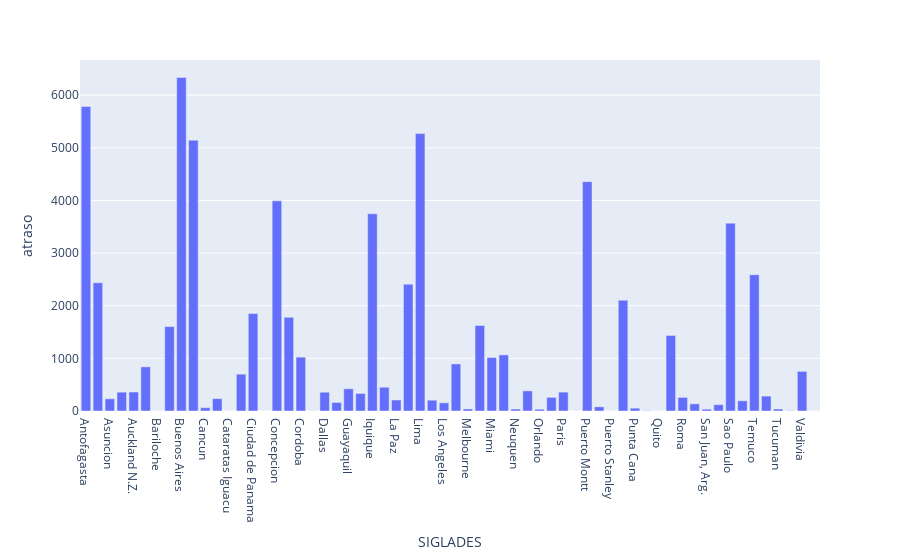
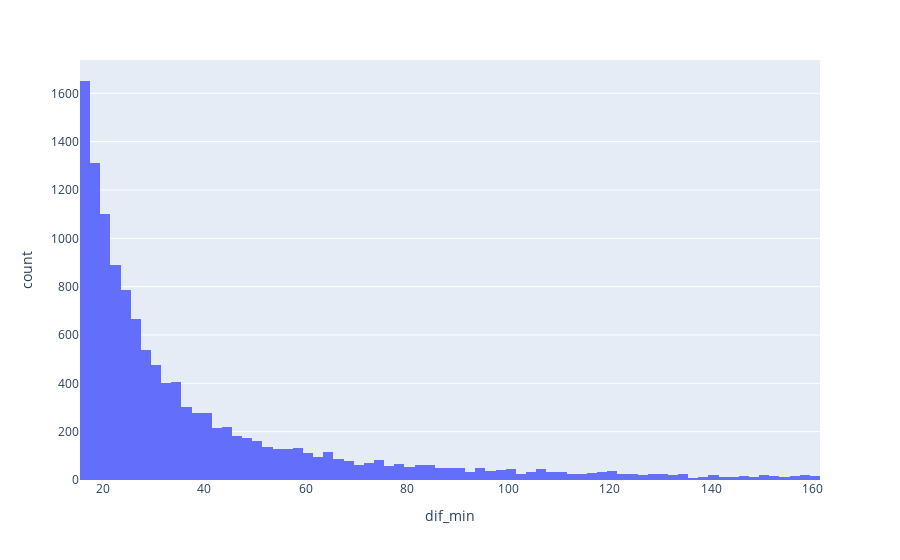

Here is the notebook cell these charts were saved with, in order:
### Code cell
len(ddbb.SIGLADES.unique())
import plotly.express as px
ddbb.SIGLADES.unique()
grou = ddbb.groupby("SIGLADES")["atraso"].count().reset_index()
fig = px.bar(grou, x="SIGLADES", y="atraso")
fig.show()
print(ddbb.atraso.sum()/len(ddbb)*100)


## casi un 19% de los vuelos tienen atrasados en su hora de salida
## un dato relevante seria ver el promedio de los minutos atrasados, para clasificarlos por gravedad, ya que
## no es lo mismo 10 minutos versus 2 horas de atraso de cara al cliente.
## la distribucion de los atrasos tiene una caida exponencial, concetrda mas en los valores menores a 40 min
aux1 = ddbb[ddbb.atraso==1]
fig = px.histogram(aux1, "dif_min")
fig.show()
aux1.describe()

### Figure 1 — Plotly figure (JSON) as saved in the notebook; plotly's stock layout.template omitted (floating-point values rounded to 4 significant figures)
{"data": [{"alignmentgroup": "True", "hovertemplate": "SIGLADES=%{x}<br>atraso=%{y}<extra></extra>", "legendgroup": "", "marker": {"color": "#636efa", "pattern": {"shape": ""}}, "name": "", "offsetgroup": "", "orientation": "v", "showlegend": false, "textposition": "auto", "type": "bar", "x": ["Antofagasta", "Arica", "Asuncion", "Atlanta", "Auckland N.Z.", "Balmaceda", "Bariloche", "Bogota", "Buenos Aires", "Calama", "Cancun", "Castro (Chiloe)", "Cataratas Iguacu", "Ciudad de Mexico", "Ciudad de Panama", "Cochabamba", "Concepcion", "Copiapo", "Cordoba", "Curitiba, Bra.", "Dallas", "Florianapolis", "Guayaquil", "Houston", "Iquique", "Isla de Pascua", "La Paz", "La Serena", "Lima", "Londres", "Los Angeles", "Madrid", "Melbourne", "Mendoza", "Miami", "Montevideo", "Neuquen", "Nueva York", "Orlando", "Osorno", "Paris", "Pisco, Peru", "Puerto Montt", "Puerto Natales", "Puerto Stanley", "Punta Arenas", "Punta Cana", "Punta del Este", "Quito", "Rio de Janeiro", "Roma", "Rosario", "San Juan, Arg.", "Santa Cruz", "Sao Paulo", "Sydney", "Temuco", "Toronto", "Tucuman", "Ushuia", "Valdivia", "Washington"], "xaxis": "x", "y": [5786, 2436, 232, 358, 361, 839, 2, 1604, 6335, 5146, 63, 235, 2, 700, 1850, 1, 3993, 1780, 1023, 3, 357, 162, 422, 334, 3747, 452, 209, 2410, 5270, 205, 155, 894, 39, 1625, 1016, 1066, 37, 382, 34, 259, 359, 1, 4357, 79, 1, 2105, 54, 6, 2, 1435, 259, 136, 35, 120, 3569, 194, 2589, 283, 38, 6, 753, 1], "yaxis": "y"}], "layout": {"barmode": "relative", "legend": {"tracegroupgap": 0}, "margin": {"t": 60}, "xaxis": {"anchor": "y", "domain": [0, 1], "title": {"text": "SIGLADES"}}, "yaxis": {"anchor": "x", "domain": [0, 1], "title": {"text": "atraso"}}}}

### Figure 2 — Plotly figure (JSON) as saved in the notebook; plotly's stock layout.template omitted (floating-point values rounded to 4 significant figures; data arrays with more than 128 entries replaced by an {"elided": "..."} marker saying what was removed)
{"data": [{"alignmentgroup": "True", "bingroup": "x", "hovertemplate": "dif_min=%{x}<br>count=%{y}<extra></extra>", "legendgroup": "", "marker": {"color": "#636efa", "pattern": {"shape": ""}}, "name": "", "offsetgroup": "", "orientation": "v", "showlegend": false, "type": "histogram", "x": {"elided": "12614 int values"}, "xaxis": "x", "yaxis": "y"}], "layout": {"barmode": "relative", "legend": {"tracegroupgap": 0}, "margin": {"t": 60}, "xaxis": {"anchor": "y", "domain": [0, 1], "title": {"text": "dif_min"}}, "yaxis": {"anchor": "x", "domain": [0, 1], "title": {"text": "count"}}}}
